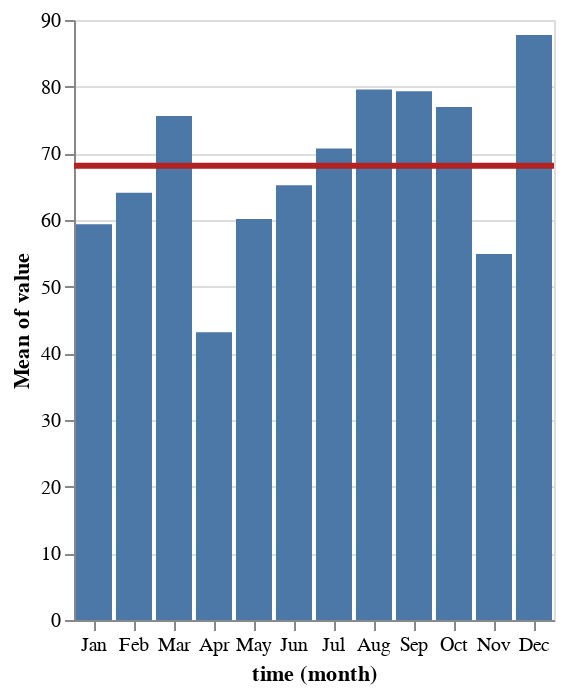

Notebook cell for this chart:
### Code cell
import altair as alt


#source = data.seattle_weather()
brush = alt.selection(type='interval', encodings=['x'])

bars = alt.Chart().mark_bar().encode(
    x='month(time):O',
    y='mean(value):Q',
    opacity=alt.condition(brush, alt.OpacityValue(1), alt.OpacityValue(0.7)),
).add_selection(
    brush
)

line = alt.Chart().mark_rule(color='firebrick').encode(
    y='mean(value):Q',
    size=alt.SizeValue(3)
).transform_filter(
    brush
)

alt.layer(bars, line, data=data)

### Figure 1 — Vega-Lite specification as saved in the notebook (floating-point values rounded to 4 significant figures; data arrays with more than 128 entries replaced by an {"elided": "..."} marker saying what was removed)
{"config": {"view": {"continuousWidth": 400, "continuousHeight": 300}}, "layer": [{"mark": "bar", "encoding": {"opacity": {"condition": {"value": 1, "selection": "selector003"}, "value": 0.7}, "x": {"type": "ordinal", "field": "time", "timeUnit": "month"}, "y": {"type": "quantitative", "aggregate": "mean", "field": "value"}}, "selection": {"selector003": {"type": "interval", "encodings": ["x"]}}}, {"mark": {"type": "rule", "color": "firebrick"}, "encoding": {"size": {"value": 3}, "y": {"type": "quantitative", "aggregate": "mean", "field": "value"}}, "transform": [{"filter": {"selection": "selector003"}}]}], "data": {"name": "data-eec5149f5c4ff5266b7103525bc39441"}, "$schema": "https://vega.github.io/schema/vega-lite/v4.8.1.json", "datasets": {"data-eec5149f5c4ff5266b7103525bc39441": {"elided": "8737 records"}}}
